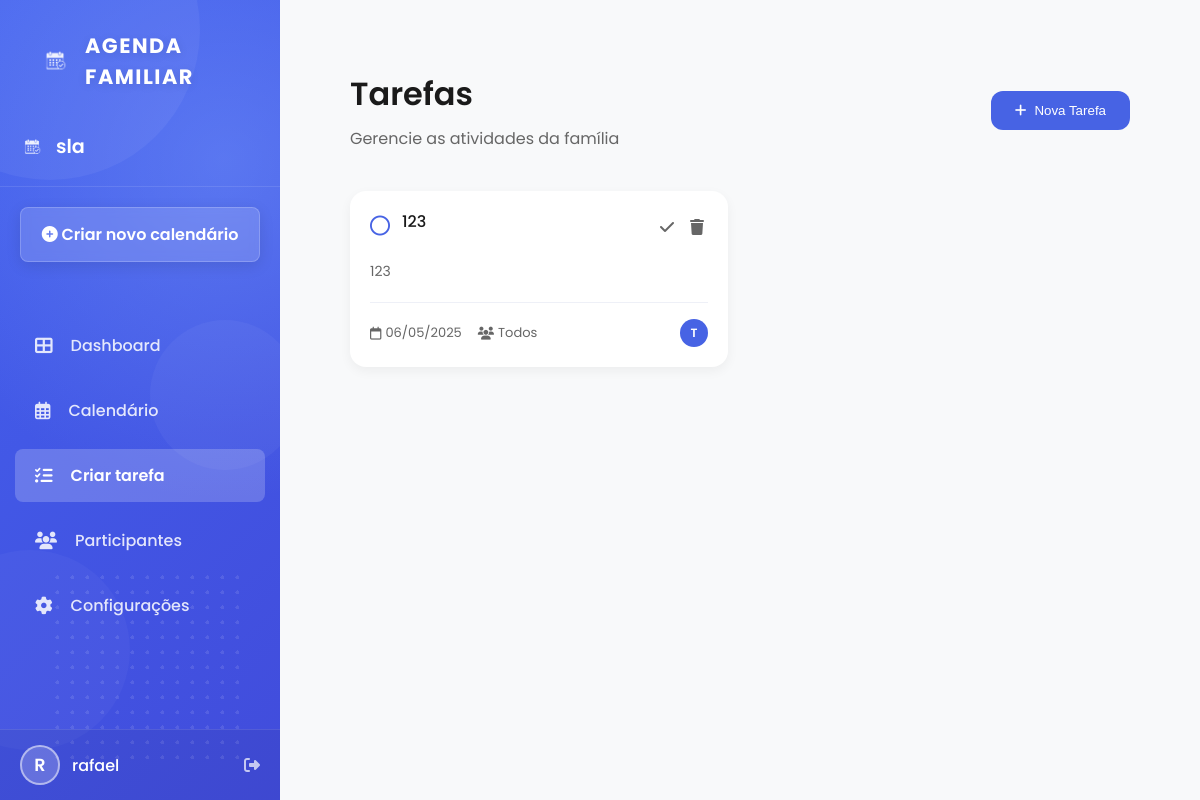
Before: /tasks (signed in) with the older database file.
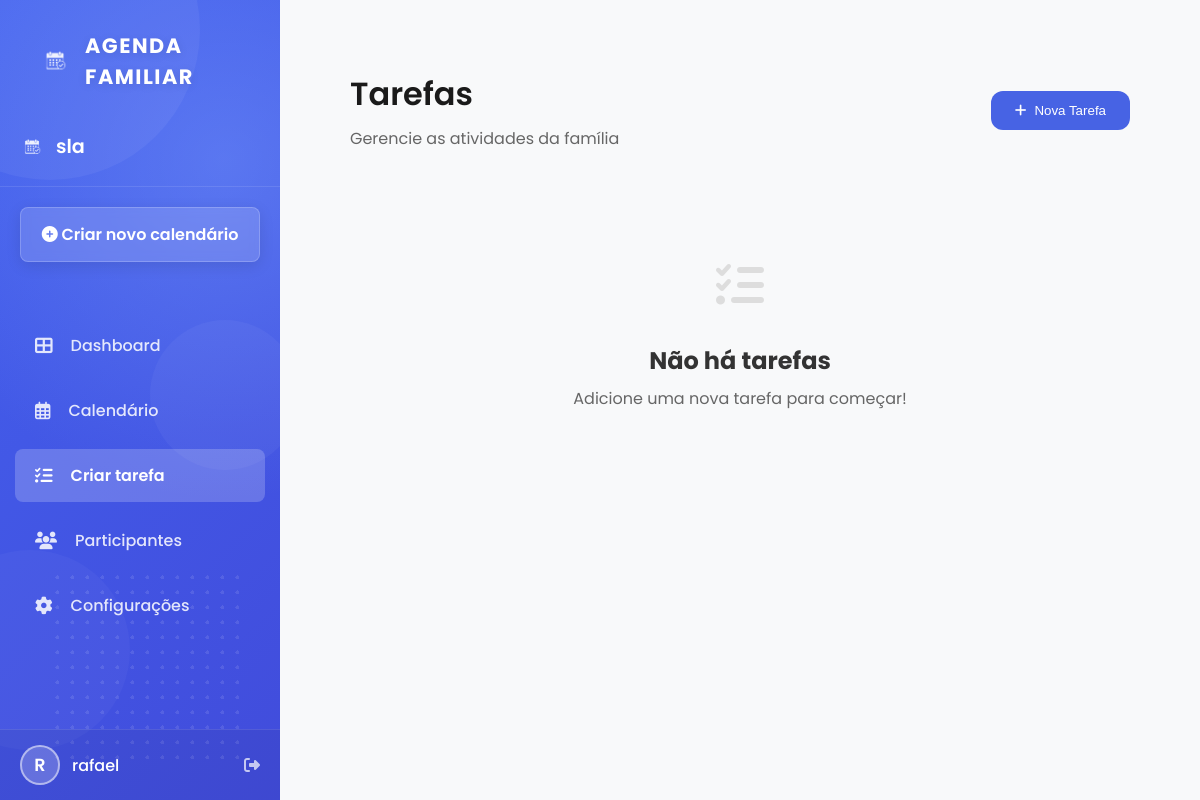
After: the same page with the newer database file.
### backend/models/models.py (models this page shows)
class Task(db.Model):
    id = db.Column(db.Integer, primary_key=True)
    title = db.Column(db.String(120), nullable=False)
    description = db.Column(db.Text, nullable=True)
    due_date = db.Column(db.DateTime, nullable=True)
    completed = db.Column(db.Boolean, default=False)
    created_at = db.Column(db.DateTime, nullable=False, default=datetime.utcnow)
    user_id = db.Column(db.Integer, db.ForeignKey('user.id'), nullable=False)
    family_id = db.Column(db.Integer, db.ForeignKey('family.id'), nullable=False)
    assigned_to_id = db.Column(db.Integer, db.ForeignKey('user.id'), nullable=True)
    user = db.relationship('User', foreign_keys=[user_id], backref='created_tasks')
    family = db.relationship('Family', backref='tasks')
    assigned_to = db.relationship('User', foreign_keys=[assigned_to_id], backref='assigned_tasks')

class User(db.Model, UserMixin):
    id = db.Column(db.Integer, primary_key=True)
    username = db.Column(db.String(50), nullable=False)
    email = db.Column(db.String(120), unique=True, nullable=False)
    password = db.Column(db.String(150), nullable=False)
    family_id = db.Column(db.Integer, db.ForeignKey('family.id'))
    events = db.relationship('Event', backref='creator', lazy=True)
    messages = db.relationship('Message', backref='author', lazy=True)

### backend/routes/routes.py (the view, shortened to what this page needs)
@main.route('/tasks', methods=['GET', 'POST'])
@login_required
def tasks():
    if not current_user.family:
        flash('Você precisa pertencer a um grupo familiar para gerenciar tarefas.')
        return redirect(url_for('main.calendar'))
    form = TaskForm()
    family_members = User.query.filter_by(family_id=current_user.family_id).all()
    form.assigned_to_id.choices = [(0, 'Todos')] + [(user.id, user.username) for user in family_members]
    tasks = Task.query.filter_by(family_id=current_user.family_id).order_by(Task.due_date.asc()).all()
    return render_template('tasks/tasks.html', tasks=tasks, form=form)

### backend/__init__.py (called while the page is built)
def create_app():
    load_dotenv()
    app = Flask(__name__,
                template_folder='../frontend/templates',
                static_folder='../frontend/static')
    app.config['SECRET_KEY'] = os.environ.get('SECRET_KEY', 'default-secret-key')
    app.config['SQLALCHEMY_DATABASE_URI'] = 'sqlite:///calendario.db'
    app.config['SQLALCHEMY_TRACK_MODIFICATIONS'] = False
    db.init_app(app)
    login_manager.init_app(app)
    csrf.init_app(app)
    with app.app_context():
        from backend.routes.routes import main
        app.register_blueprint(main)
    @app.context_processor
    def inject_now():
        return {'now': datetime.utcnow()}
    return app

### backend/models/models.py (called while the page is built)
@login_manager.user_loader
def load_user(user_id):
    return User.query.get(int(user_id))

### frontend/templates/tasks/tasks.html (shortened to what this page needs)
{% extends "layout/app_layout.html" %}
{% block styles %}
<link rel="stylesheet" href="{{ url_for('static', filename='css/tasks.css') }}">
<link rel="stylesheet" href="{{ url_for('static', filename='css/task-modal.css') }}">
{% endblock %}
{% block content %}
<div class="tasks-container">
    <div class="tasks-header">
        <div class="title-section">
            <h1>Tarefas</h1>
            <p class="subtitle">Gerencie as atividades da família</p>
        </div>
        <button class="new-task-btn" onclick="openNewTaskModal()">
            <i class="fas fa-plus"></i>
            Nova Tarefa
        </button>
    </div>
    {% if tasks %}
    <div class="tasks-grid">
        {% for task in tasks %}
        <div class="task-card {% if task.completed %}completed{% endif %}">
            <div class="task-header">
                <div class="task-status">
                    {% if task.completed %}
                    <i class="fas fa-check-circle"></i>
                    {% else %}
                    <i class="far fa-circle"></i>
                    {% endif %}
                </div>
                <div class="task-title">{{ task.title }}</div>
                <div class="task-actions">
                    {% if not task.completed %}
                    <a href="{{ url_for('main.complete_task', task_id=task.id) }}" class="action-btn complete-btn">
                        <i class="fas fa-check"></i>
                    </a>
                    {% endif %}
                    <a href="{{ url_for('main.delete_task', task_id=task.id) }}" class="action-btn delete-btn">
                        <i class="fas fa-trash"></i>
                    </a>
                </div>
            </div>
            {% if task.description %}
            <div class="task-description">{{ task.description }}</div>
            {% endif %}
            <div class="task-footer">
                <div class="task-meta">
                    {% if task.due_date %}
                    <span class="due-date">
                        <i class="far fa-calendar"></i>
                        {{ task.due_date.strftime('%d/%m/%Y') }}
                    </span>
                    {% endif %}
                    {% if task.assigned_to %}
                    <span class="assigned-to">
                        <i class="far fa-user"></i>
                        {{ task.assigned_to.username }}
                    </span>
                    {% else %}
                    <span class="assigned-to">
                        <i class="fas fa-users"></i>
                        Todos
                    </span>
                    {% endif %}
                </div>
                <div class="task-creator">
                    <span class="creator-avatar">{{ task.user.username[0] | upper }}</span>
                </div>
            </div>
        </div>
        {% endfor %}
    </div>
    {% else %}
    <div class="empty-state">
        <div class="empty-icon">
            <i class="fas fa-tasks"></i>
        </div>
        <h2>Não há tarefas</h2>
        <p>Adicione uma nova tarefa para começar!</p>
    </div>
    {% endif %}
</div>
{% endblock %}

Changed rows visible on the page:
removed Task: completed False (drawn), title "123", description "123", due_date "06/05/2025", user "T"
Other visible differences:
text now shown: "Não há tarefas Adicione uma nova tarefa para começar!"
